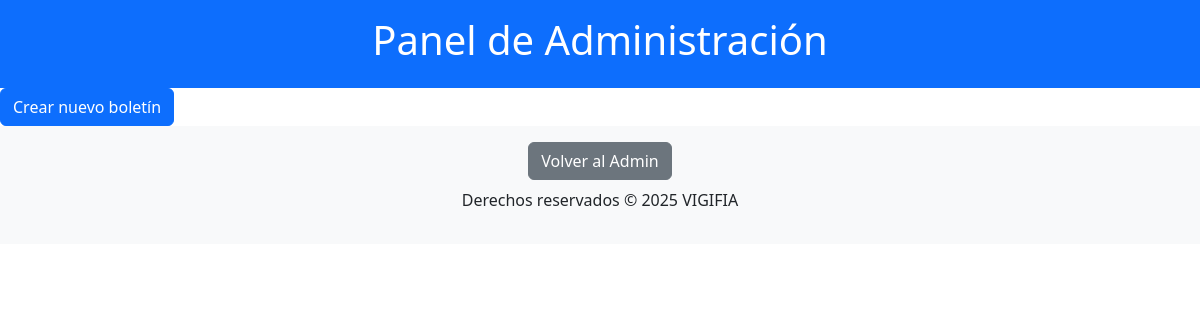
Before: /editor/ with the older database file.
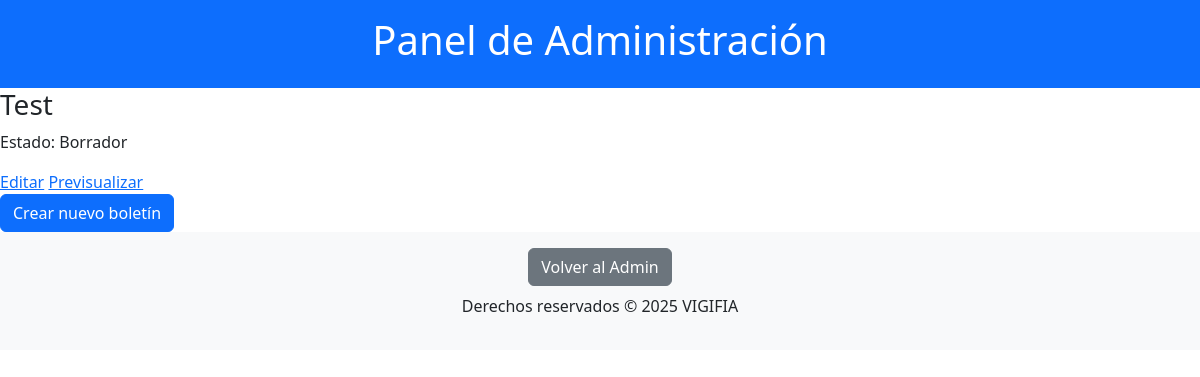
After: the same page with the newer database file.
### editor/models.py (models this page shows, shortened)
class Boletin(models.Model):
    titulo = models.CharField(max_length=200)
    contenido = models.TextField()
    fecha_creacion = models.DateTimeField(auto_now_add=True)
    fecha_modificacion = models.DateTimeField(auto_now=True)
    publicado = models.BooleanField(default=False)  # Si False, es un borrador

### editor/views.py (the view)
# urls.py: path('', views.lista_boletines, name='lista_boletines'),
def lista_boletines(request):
    boletines = Boletin.objects.all().order_by('-fecha_creacion')
    return render(request, 'editor/boletin_list.html', {'boletines': boletines})

### editor/templates/editor/boletin_list.html (shortened to what this page needs)
{% load static %}
<!DOCTYPE html>
<html lang="es">
    <link rel="stylesheet" href="https://cdn.jsdelivr.net/npm/bootstrap@5.3.2/dist/css/bootstrap.min.css">
    <link rel="stylesheet" href="{% static 'css/bootstrap.min.css' %}">
<head>
</head>
<body>
    <header class="bg-primary text-white text-center py-3">
        <h1>Panel de Administración</h1>
    </header>
    {% for boletin in boletines %}
    <div>
      <h3>{{ boletin.titulo }}</h3>
      <p>Estado: {% if boletin.publicado %}Publicado{% else %}Borrador{% endif %}</p>
      <a href="{% url 'editar_boletin' boletin.pk %}">Editar</a>
      <a href="{% url 'preview_boletin' boletin.pk %}">Previsualizar</a>
  </div>
    {% endfor %}
    <a href="{% url 'nuevo_boletin' %}" class="btn btn-primary">Crear nuevo boletín</a>
    <footer class="bg-light text-center py-3">
        <a href="{% url 'admin_index' %}" class="btn btn-secondary mb-2">Volver al Admin</a>
        <p>Derechos reservados &copy; 2025 VIGIFIA</p>
    </footer>
</body>
</html>

Changed rows visible on the page:
added Boletin: titulo "Test", publicado "Borrador"
